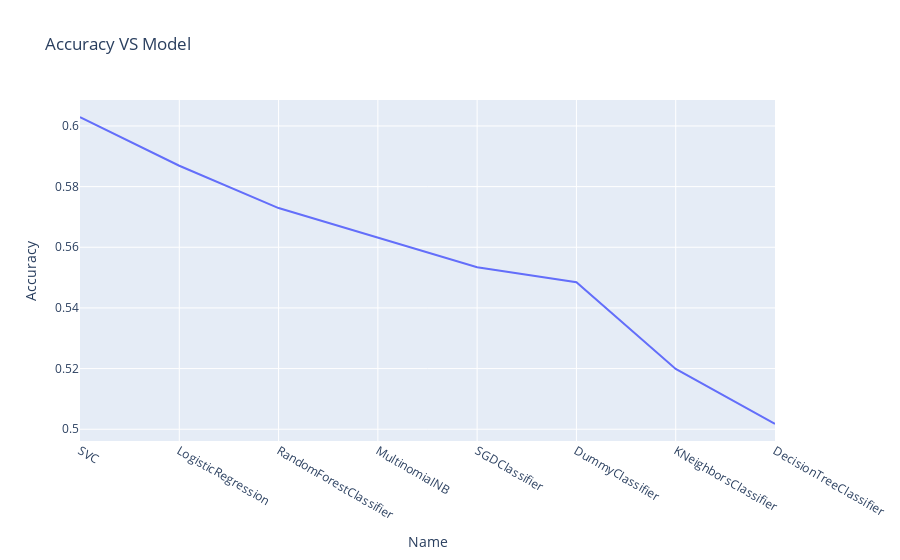

Source (notebook cell):
### Code cell
model_df.sort_values(by = 'Accuracy',ascending = False,inplace = True)
fig = px.line(model_df, x="Name", y="Accuracy", title='Accuracy VS Model')
fig.show()

### Figure 1 — Plotly figure (JSON) as saved in the notebook; plotly's stock layout.template omitted (floating-point values rounded to 4 significant figures)
{"data": [{"hovertemplate": "Name=%{x}<br>Accuracy=%{y}<extra></extra>", "legendgroup": "", "line": {"color": "#636efa", "dash": "solid"}, "marker": {"symbol": "circle"}, "mode": "lines", "name": "", "orientation": "v", "showlegend": false, "type": "scatter", "x": ["SVC", "LogisticRegression", "RandomForestClassifier", "MultinomialNB", "SGDClassifier", "DummyClassifier", "KNeighborsClassifier", "DecisionTreeClassifier"], "xaxis": "x", "y": [0.6029, 0.5869, 0.5729, 0.5632, 0.5534, 0.5485, 0.5199, 0.5017], "yaxis": "y"}], "layout": {"legend": {"tracegroupgap": 0}, "title": {"text": "Accuracy VS Model"}, "xaxis": {"anchor": "y", "domain": [0, 1], "title": {"text": "Name"}}, "yaxis": {"anchor": "x", "domain": [0, 1], "title": {"text": "Accuracy"}}}}
